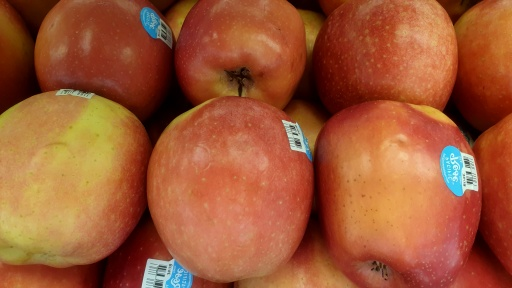
#> input picture models/data/seven_classes/augmented/Apple/17.jpg, 512 x 288 px, found by its file name; its folder holds 4 pictures in this run
$ jupyter execute --allow-errors SVM_7.ipynb   (shell and % lines are left out)
#> lines starting #> are read from the running program, lines starting #| are printed output that depends on the picture; long printed decimals are rounded; pictures that were not available may be replaced by others from this repository, and a replacement may not be noted
[cell 1]
import pandas as pd
import os
from skimage.transform import resize
from skimage.io import imread
import numpy as np
import matplotlib.pyplot as plt
from sklearn import svm
from sklearn.model_selection import GridSearchCV
from sklearn.model_selection import train_test_split
from sklearn.metrics import accuracy_score
from sklearn.metrics import classification_report
from sklearn.metrics import confusion_matrix
from PIL import Image

from skopt import BayesSearchCV
from sklearn.model_selection import KFold

[cell 2]
from google.colab import drive
drive.mount('/content/drive')

[cell 3]
os.chdir("/content/drive/MyDrive/IS4242 Group 1")

[cell 4]
os.getcwd()

[cell 5]
def load_data(data_dir, cat):
#> called with data_dir = 'codes/data/seven_classes/train'
  flat_data_arr=[] #input array
  target_arr=[] #output array

  for i in cat:

      print(f'loading... category : {i}')
      path=os.path.join(data_dir,i)
      for img in os.listdir(path):
          img_array=imread(os.path.join(path,img))
#> img_array is the input picture: shape (288, 512, 3); mean R, G, B 157.8, 86.8, 51.9
          img_resized=resize(img_array,(64,64,3))
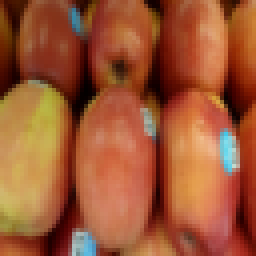
#> img_resized: shape (64, 64, 3) float64 (shown 4 times larger); mean R, G, B 0.619, 0.341, 0.204
          flat_data_arr.append(img_resized.flatten())
          target_arr.append(cat.index(i))
      print(f'loaded category:{i} successfully')
  flat_data=np.array(flat_data_arr)
  target=np.array(target_arr)

  df=pd.DataFrame(flat_data)
  df['Target']=target
  return df

[cell 6]
fruits=['Tomato', 'Orange', 'Banana', 'Apple', 'Lemon', 'Pear', 'Capsicum']

[cell 7]
train_df = load_data('codes/data/seven_classes/train', fruits) # 'codes/data/seven_classes/augmented' to train on augmented data
#input
x_train=train_df.iloc[:,:-1]
#output
y_train=train_df.iloc[:,-1]

[cell 8]
train_df.shape
#> Out = (10, 12289)

[cell 9]
test_df = load_data('codes/data/seven_classes/val', fruits)
#input
x_test=test_df.iloc[:,:-1]
#output
y_test=test_df.iloc[:,-1]

[cell 10]
test_df.shape
#> Out = (10, 12289)

[cell 11]
# # cross validation and hyperparameter tuning
# # define search space
# params = dict()
# params['C'] = [0.1,1,10,100]
# params['gamma'] = [0.0001,0.001,0.1,1]
# params['kernel'] = ['poly', 'rbf']


# cv = KFold(n_splits=10, shuffle=True, random_state=42)
# # define search
# model = GridSearchCV(estimator=svm.SVC(probability=True), param_grid=params, cv=cv)
# # perform search
# model.fit(x_train, y_train)
# # report best result
# print(model.best_score_)
# print(model.best_params_)

[cell 12]
model = svm.SVC(probability=True)

[cell 13]
# Training the model using the training data
model.fit(x_train,y_train)

[cell 14]
y_pred = model.predict(x_test)

# accuracy
accuracy = accuracy_score(y_pred, y_test)
print(f"The model is {accuracy}% accurate")

[cell 15]
print(classification_report(y_test, y_pred, target_names=fruits))

[cell 16]
print(confusion_matrix(y_pred,y_test))

[cell 17]
def test_new_img(img):
#> called with img = 'im1.jpeg'
  path='Images/test_svm/'+img
  img=imread(path)
  plt.imshow(img)
  plt.show()
  img_resize=resize(img,(64,64))
  l=[img_resize.flatten()]
  probability=model.predict_proba(l)
  for ind,val in enumerate(fruits):
      print(f'{val} = {probability[0][ind]*100}%')
#> this loop made 7 passes
#| Tomato = 11.881%
#| Orange = 11.878%
#| Banana = 11.852%
#| Apple = 28.797%
#| Lemon = 11.862%
#| Pear = 11.865%
#| Capsicum = 11.865%
  print("The predicted image is : "+fruits[model.predict(l)[0]])
#| The predicted image is : Apple

[cell 18]
test_new_img('im1.jpeg')

[cell 19]
test_new_img('im2.jpeg')
#> call 2 of test_new_img, with img = 'im2.jpeg'
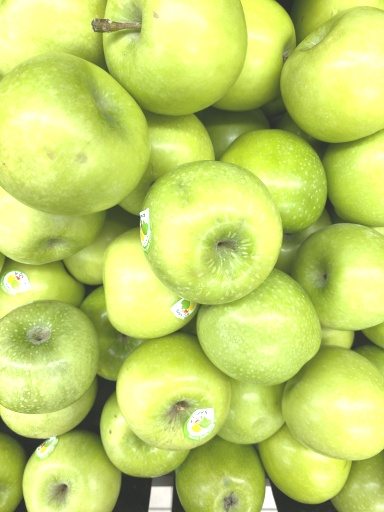
#> input picture models/data/seven_classes/augmented/Apple/31.jpg, 384 x 512 px, given in place of im2.jpeg, which was not available
#> in test_new_img, img is the input picture: shape (512, 384, 3); mean R, G, B 195.5, 211.6, 106.9
#> in test_new_img (call 2), `img_resize=resize(img,(64,64))`:
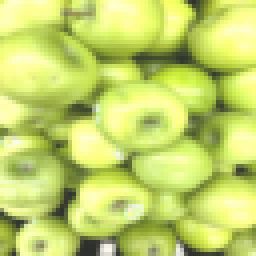
#> img_resize: shape (64, 64, 3) float64 (shown 4 times larger); mean R, G, B 0.767, 0.83, 0.419
#> the loop in test_new_img (call 2), `for ind,val in enumerate(fruits):` made 7 passes
#| Tomato = 11.881%
#| Orange = 11.878%
#| Banana = 11.852%
#| Apple = 28.797%
#| Lemon = 11.862%
#| Pear = 11.865%
#| Capsicum = 11.865%
#| The predicted image is : Apple

[cell 20]
test_new_img('im3.jpeg')
#| The predicted image is : Apple

#> (a cell that did not finish here is left out)


#> (a cell that did not finish here is left out)


#> (a cell that did not finish here is left out)


#> (a cell that did not finish here is left out)


#> (a cell that did not finish here is left out)


#> (a cell that did not finish here is left out)


#> (a cell that did not finish here is left out)
